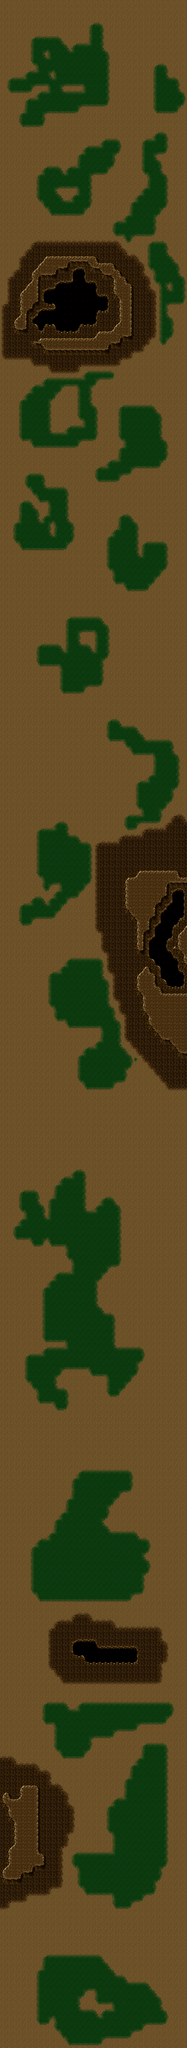

A level layout from a 2D game, rendered from its tile map. Below: a short description, then the map file with tile-grid data replaced by summaries:
An orthogonal 32x300 tile map with 24x28 px tiles, 1 tile layer (Tile Layer 1).

<map version="1.0" orientation="orthogonal" renderorder="right-down" width="32" height="300" tilewidth="24" tileheight="28" nextobjectid="1">
 <tileset firstgid="1" name="shapesz" tilewidth="24" tileheight="28">
  <image source="../../shapesz.png" width="240" height="1736" />
  <terraintypes>
   <terrain name="Grass" tile="-1" />
   <terrain name="Rock" tile="-1" />
   <terrain name="Mountain" tile="-1" />
   <terrain name="Hole" tile="-1" />
  </terraintypes>
  <tile id="0" terrain="1,1,1," />
  <tile id="1" terrain="1,1,," />
  <tile id="2" terrain="1,1,,1" />
  <tile id="3" terrain="1,,," />
  <tile id="4" terrain=",1,," />
  <tile id="10" terrain="1,,1," />
  <tile id="12" terrain=",1,,1" />
  <tile id="13" terrain=",,1," />
  <tile id="14" terrain=",,,1" />
  <tile id="20" terrain="1,,1,1" />
  <tile id="21" terrain=",,1,1" />
  <tile id="22" terrain=",1,1,1" />
  <tile id="30" terrain="0,0,0," />
  <tile id="31" terrain="0,0,," />
  <tile id="32" terrain="0,0,,0" />
  <tile id="33" terrain="0,0,0,0" />
  <tile id="40" terrain="0,,0," />
  <tile id="42" terrain=",0,,0" />
  <tile id="43" terrain="0,,," />
  <tile id="44" terrain=",0,," />
  <tile id="45" terrain=",3,3,3" />
  <tile id="46" terrain="3,,3,3" />
  <tile id="47" terrain=",,,3" />
  <tile id="48" terrain=",,3,3" />
  <tile id="49" terrain=",,3," />
  <tile id="50" terrain="0,,0,0" />
  <tile id="51" terrain=",,0,0" />
  <tile id="52" terrain=",0,0,0" />
  <tile id="53" terrain=",,0," />
  <tile id="54" terrain=",,,0" />
  <tile id="55" terrain="3,3,,3" />
  <tile id="56" terrain="3,3,3," />
  <tile id="57" terrain=",3,,3" />
  <tile id="59" terrain="3,,3," />
  <tile id="60" terrain=",2,2,2" />
  <tile id="61" terrain="2,,2,2" />
  <tile id="62" terrain=",,,2" />
  <tile id="63" terrain=",,2,2" />
  <tile id="64" terrain=",,2," />
  <tile id="65" terrain="1,1,1,1" />
  <tile id="67" terrain=",3,," />
  <tile id="68" terrain="3,3,," />
  <tile id="69" terrain="3,,," />
  <tile id="70" terrain="2,2,,2" />
  <tile id="71" terrain="2,2,2," />
  <tile id="72" terrain=",2,,2" />
  <tile id="73" terrain="2,2,2,2" />
  <tile id="74" terrain="2,,2," />
  <tile id="82" terrain=",2,," />
  <tile id="83" terrain="2,2,," />
  <tile id="84" terrain="2,,," />
  <tile id="193" terrain="3,3,3,3" />
 </tileset>
 <layer name="Tile Layer 1" width="32" height="300">
  <data>[9600 cells, 9600 non-empty, 54 distinct tile ids]</data>
 </layer>
</map>
